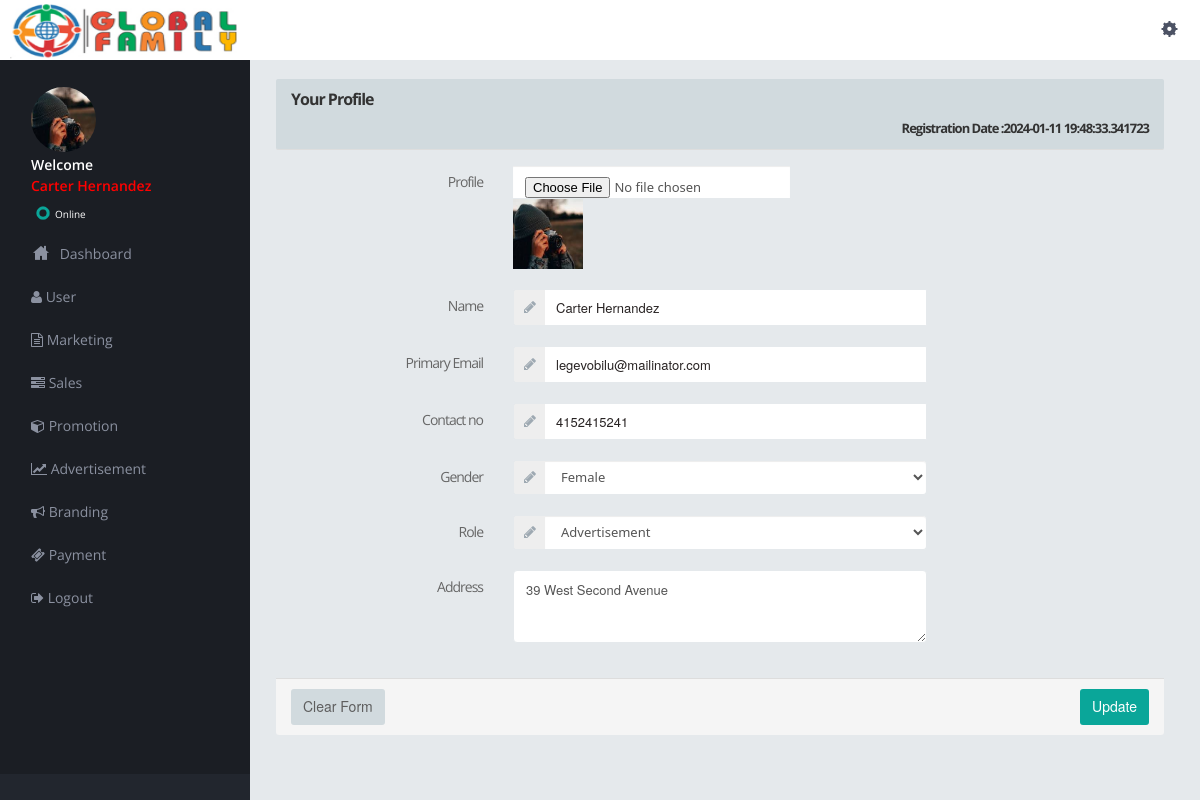
Screenshot of /profile.php (signed in) with the database file from the repository.
### tables this page shows
CREATE TABLE `reel` (
  `id` int(3) NOT NULL,
  `name` varchar(255) NOT NULL,
  `email` varchar(255) NOT NULL,
  `password` varchar(255) NOT NULL,
  `phone` varchar(10) NOT NULL,
  `gender` varchar(255) NOT NULL,
  `role` varchar(255) NOT NULL,
  `address` varchar(255) NOT NULL,
  `usertype` varchar(255) NOT NULL,
  `Country` varchar(255) NOT NULL,
  `State` varchar(255) NOT NULL,
  `City` varchar(255) NOT NULL,
  `image` varchar(255) NOT NULL,
  `time` timestamp(6) NOT NULL DEFAULT current_timestamp(6) ON UPDATE current_timestamp(6)
);

### profile.php (the view, shortened to what this page needs)
<?php
include 'db.php';
?>
<!DOCTYPE html>
<html>
<head>
<link href="assets/plugins/pace/pace-theme-flash.css" rel="stylesheet" type="text/css" media="screen"/>
<link href="assets/plugins/boostrapv3/css/bootstrap.min.css" rel="stylesheet" type="text/css"/>
<link href="assets/plugins/boostrapv3/css/bootstrap-theme.min.css" rel="stylesheet" type="text/css"/>
<link href="assets/plugins/font-awesome/css/font-awesome.css" rel="stylesheet" type="text/css"/>
<link href="assets/css/animate.min.css" rel="stylesheet" type="text/css"/>
<link href="assets/plugins/jquery-scrollbar/jquery.scrollbar.css" rel="stylesheet" type="text/css"/>
<link href="assets/css/style.css" rel="stylesheet" type="text/css"/>
<link href="assets/css/responsive.css" rel="stylesheet" type="text/css"/>
<link href="assets/css/custom-icon-set.css" rel="stylesheet" type="text/css"/>
</head>
<body class="">
<?php include("header.php");?>
<div class="page-container row-fluid">
	<?php include("leftbar.php");?>
  </div>
  </div>
   <div class="footer-widget">
  </div>
  <div class="page-content">
    <div class="content">
		<div class="page-title">
<?php
$query=mysqli_query($db,"select * from reel  where id='".$_SESSION['id']."'");
	 while($gave=mysqli_fetch_array($query))
	 {
	  ?>
              <div class="row">
                        <div class="col-md-12">
                            <form class="form-horizontal" method="post" enctype="multipart/form-data">
                            <div class="panel panel-default">
                                <div class="panel-heading">
                                    <h3 class="panel-title"><strong>Your Profile</h3>
                                   <div align="right">
                                        Registration Date :<?php echo $gave['time'];?>
                                    </div>
                                </div>
                                <div class="panel-body">
                                <div class="form-group">
                                    <label class="col-md-3 col-xs-12 control-label">Profile</label>
                                    <div class="col-md-6 col-xs-12">
                                        <div class="input-group">
                                            <div class="circular-image">
                                              <div class="">
                                    <input class="form-control" type="file" name="image" style="width:100%;" >
                                </div>
                                 <?php
                                 $image = $gave['image'];
                                if($image==NULL)
                                {
                                echo '<img src="upload/'.$image.'"  width="70" height="70">';
                                } else { echo '<img src="upload/'.$image.'"  width="70" height="70">';}?>
                                 </div>
                                </div>
                                </div>
                                </div>
                                    <div class="form-group">
                                        <label class="col-md-3 col-xs-12 control-label">Name</label>
                                        <div class="col-md-6 col-xs-12">
                                            <div class="input-group">
                                                <span class="input-group-addon"><span class="fa fa-pencil"></span></span>
                                                <input type="text" name="name" value="<?php echo $gave['name'];?>" class="form-control"/>
                                            </div>
                                        </div>
                                    </div>
                                   <div class="form-group">
                                        <label class="col-md-3 col-xs-12 control-label">Primary Email </label>
                                        <div class="col-md-6 col-xs-12">
                                            <div class="input-group">
                                                <span class="input-group-addon"><span class="fa fa-pencil"></span></span>
                                                <input type="text" name="email" value="<?php echo $gave['email'];?>"  class="form-control"/>
                                            </div>
                                        </div>
                                    </div>
									   <div class="form-group">
                                        <label class="col-md-3 col-xs-12 control-label">Contact no </label>
                                        <div class="col-md-6 col-xs-12">
                                            <div class="input-group">
                                                <span class="input-group-addon"><span class="fa fa-pencil"></span></span>
                                                <input type="text"  name="phone" value="<?php echo $gave['phone'];?>"  maxlength="10" class="form-control"/>
                                            </div>
                                        </div>
                                    </div>
									   <div class="form-group">
                                        <label class="col-md-3 col-xs-12 control-label">Gender </label>
                                        <div class="col-md-6 col-xs-12">
                                            <div class="input-group">
                                                <span class="input-group-addon"><span class="fa fa-pencil"></span></span>
                                                <select class="form-control select" name="gender">
                                                  <option value="<?php echo $gave['gender'];?>"><?php $a=$gave['gender'];
												    if($a=='f')
												  {
												  echo "Female";
												  }
												  ?></option>
                                                </select>
                                            </div>
                                        </div>
                                    </div>
                                    <div class="form-group">
                                        <label class="col-md-3 col-xs-12 control-label">Role </label>
                                        <div class="col-md-6 col-xs-12">
                                            <div class="input-group">
                                                <span class="input-group-addon"><span class="fa fa-pencil"></span></span>
                                                <select class="form-control select" name="role">
                                                  <option value="<?php echo $gave['role'];?>"><?php $a=$gave['role'];
												    if($a=='advertisement')
												  {
												  echo "Advertisement";
												  }
												  ?></option>
                                                </select>
                                            </div>
                                        </div>
                                    </div>
                                    <div class="form-group">
                                        <label class="col-md-3 col-xs-12 control-label">Address</label>
                                        <div class="col-md-6 col-xs-12">
                                            <textarea class="form-control" name="address" rows="3"><?php echo $gave['address'];?></textarea>
                                        </div>
                                    </div>
                                </div>
								<?php } ?>
                                <div class="panel-footer">
                                    <button class="btn btn-default" type="reset">Clear Form</button>
                                    <input type="submit" value="Update" name="update" class="btn btn-primary pull-right">
                                </div>
                            </div>
                            </form>
                        </div>
                    </div>
		</div>
    </div>
  </div>
 </div>
</body>
</html>

### leftbar.php (shortened to what this page needs)
<?php
include 'db.php';
$id = $_SESSION['id'];
$sql = "SELECT * FROM reel WHERE id = $id";
$query = mysqli_query($db, $sql);
$row = mysqli_fetch_array($query);
?>
  <div class="page-sidebar" id="main-menu">
    <div class="page-sidebar-wrapper scrollbar-dynamic" id="main-menu-wrapper">
      <div class="user-info-wrapper">
        <div class="profile-wrapper"> <img src= "upload/<?= $row['image']; ?>"  alt=""  width="70" height="70" /> </div>
        <div class="user-info">
          <div class="greeting" style="font-size:14px;">Welcome <p style="color:red"><a href="profile.php" style="color:red"><?php echo $row['name']; ?></a> </p></div>
          <div class="status" style="font-size:10px;"><a href="profile.php">
            <div class="status-icon green"></div>Online</a></div>
      </div>
      </div>
    <ul>
      <li class="start"> <a href="index.php"> <i class="icon-custom-home"></i> <span class="title">Dashboard</span> <span class="selected"></span>  </a>
		    </li>
          <li><a href="user.php"><span class="fa fa-user"></span> User</a></li>
          <li><a href="marketing.php"><span class="fa fa-file-text-o"></span> Marketing</a></li>
          <li ><a href="sales.php"> <span class="fa fa-tasks"></span> Sales</a></li>
					<li ><a href="#"><span class="fa fa-cube"></span> Promotion</a></li>
          <li ><a href="#"><span class="fa fa-line-chart"></span> Advertisement</a></li>
          <li ><a href="#"><span class="fa fa-bullhorn"></span> Branding</a></li>
          <li ><a href="#"><span class="fa fa-ticket"></span> Payment</a></li>
          <li ><a href="logout.php"><span class="fa fa-sign-out"></span> Logout</a></li>
    </ul>

### assets/css/responsive.css (style rules this page uses)
@media (min-width: 980px) { .page-sidebar { display: inline-block; float: left; position: fixed; width: 250px; margin-top: 58px; padding-bottom: 105px; } }
@media (min-width: 980px) { .page-sidebar .page-sidebar-wrapper { display: inline-block; float: left; height: 100%; max-width: 250px; width: 100%; } }
@media (min-width: 980px) { .page-sidebar ul { width: 250px; } }
@media (min-width: 980px) { .page-content { margin-left: 250px; min-height: 100%; } }

### rows the page displays
reel: image (picture), name "Carter Hernandez", time "2024-01-11 19:48:33.341723", email "legevobilu@mailinator.com", phone "4152415241", gender "Female", role "Advertisement", address "39 West Second Avenue"
